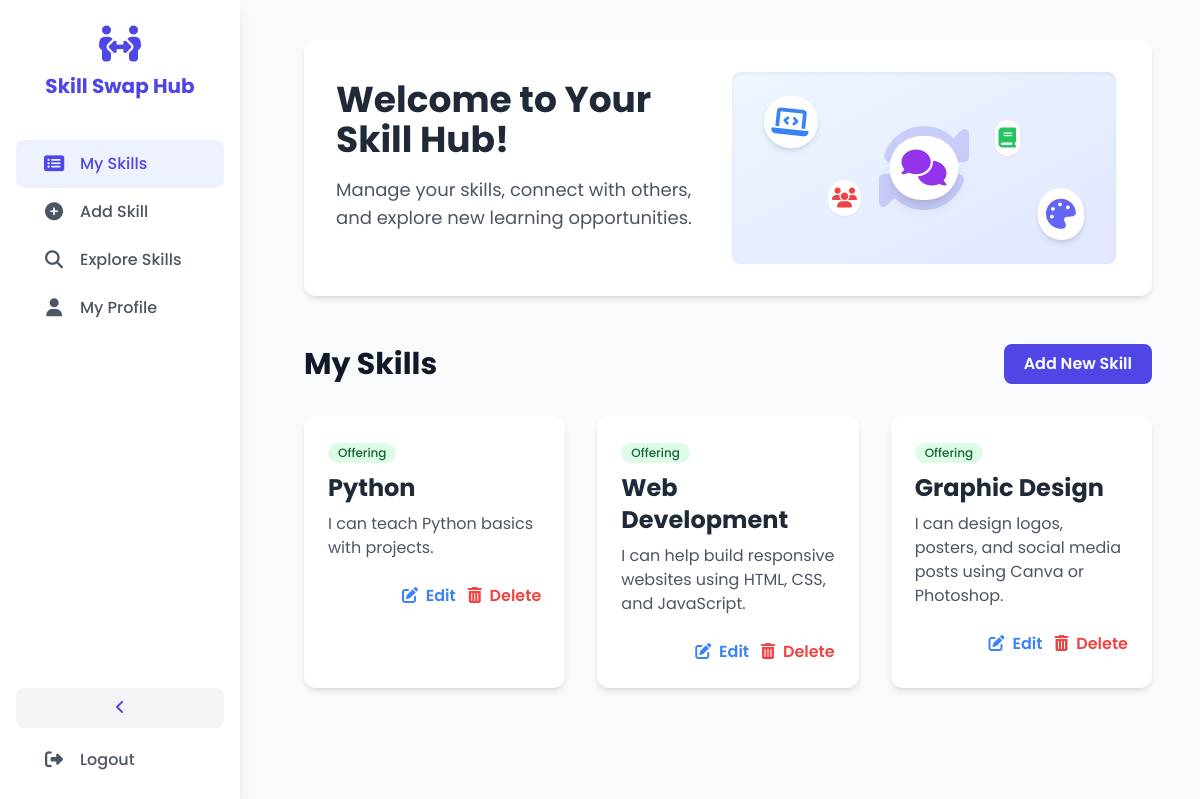
/dashboard/ (signed in), run on the app's committed database.
### skills/models.py (models this page shows, shortened)
class Skill(models.Model):
    SKILL_TYPE_CHOICES = [
        ('offer', 'Offering'),
        ('request', 'Requesting'),
    ]
    user = models.ForeignKey(User, on_delete=models.CASCADE)
    title = models.CharField(max_length=100)
    description = models.TextField()
    skill_type = models.CharField(max_length=10, choices=SKILL_TYPE_CHOICES)
    created_at = models.DateTimeField(auto_now_add=True)

### skills/views.py (the view)
# urls.py: path('dashboard/', views.dashboard_view, name='dashboard'),
@login_required(login_url='login')
def dashboard_view(request):
    skills = Skill.objects.filter(user=request.user)
    context = {'skills': skills}
    return render(request, 'dashboard.html', context)

### templates/dashboard.html (shortened to what this page needs)
{% extends 'base.html' %}
{% block content %}
<div class="relative min-h-screen md:flex">
  <div id="sidebar" class="sidebar bg-white absolute inset-y-0 left-0 transform md:relative md:translate-x-0 sidebar-closed md:flex md:flex-col md:justify-between shadow-lg z-30">
    <div>
      <div class="logo-section">
        <a href="{% url 'index' %}" class="sidebar-logo-link inline-flex flex-col items-center justify-center w-full">
          <i class="fas fa-people-arrows text-4xl text-[#4f46e5]"></i>
          <span class="sidebar-text block text-xl font-bold text-[#4f46e5] mt-2">Skill Swap Hub</span>
        </a>
      </div>
      <nav class="mt-4 px-4">
        <a href="{% url 'dashboard' %}" class="sidebar-nav-link active"><i class="fas fa-list-alt fa-fw"></i><span class="sidebar-text ml-3">My Skills</span></a>
        <a href="{% url 'add_skill' %}" class="sidebar-nav-link"><i class="fas fa-plus-circle fa-fw"></i><span class="sidebar-text ml-3">Add Skill</span></a>
        <a href="{% url 'listings' %}" class="sidebar-nav-link"><i class="fas fa-search fa-fw"></i><span class="sidebar-text ml-3">Explore Skills</span></a>
        <a href="{% url 'profile' %}" class="sidebar-nav-link"><i class="fas fa-user fa-fw"></i><span class="sidebar-text ml-3">My Profile</span></a>
      </nav>
    </div>
    <div class="p-4">
      <button id="desktop-sidebar-toggle" class="hidden md:block w-full text-center p-2 bg-gray-100 hover:bg-gray-200 rounded-lg mb-2 text-[#4f46e5]">
        <i class="fas fa-angle-left transition-transform duration-300"></i>
      </button>
      <a href="{% url 'logout' %}" class="sidebar-nav-link"><i class="fas fa-sign-out-alt fa-fw"></i><span class="sidebar-text ml-3">Logout</span></a>
    </div>
  </div>
  <main id="main-content" class="flex-1 py-6 px-8 md:py-10 md:px-12">
    <div class="bg-white rounded-xl shadow-md p-8 mb-12 flex flex-col md:flex-row items-center justify-between relative overflow-hidden">
      <div class="md:w-1/2 text-center md:text-left z-10">
        <h2 class="text-4xl font-bold text-gray-800 mb-4">Welcome to Your Skill Hub!</h2>
        <p class="text-gray-600 text-lg mb-6 max-w-md mx-auto md:mx-0">
          Manage your skills, connect with others, and explore new learning opportunities.
        </p>
      </div>
      <div class="md:w-1/2 flex justify-center items-center mt-8 md:mt-0 relative z-0">
        <div class="relative w-full max-w-sm h-48 bg-gradient-to-br from-blue-50 to-indigo-100 rounded-lg shadow-inner flex items-center justify-center p-4">
          <div class="absolute top-6 left-8 bg-white p-2 rounded-full shadow-md transform rotate-6">
            <i class="fas fa-laptop-code text-3xl text-blue-500"></i>
          </div>
          <div class="absolute bottom-6 right-8 bg-white p-2 rounded-full shadow-md transform -rotate-6">
            <i class="fas fa-palette text-3xl text-indigo-500"></i>
          </div>
          <div class="absolute top-1/2 left-1/2 transform -translate-x-1/2 -translate-y-1/2 bg-white p-3 rounded-full shadow-lg">
            <i class="fas fa-comments text-4xl text-purple-600"></i>
          </div>
          <div class="absolute top-1/4 right-1/4 bg-white p-1 rounded-full shadow-sm">
            <i class="fas fa-book text-xl text-green-500"></i>
          </div>
          <div class="absolute bottom-1/4 left-1/4 bg-white p-1 rounded-full shadow-sm">
            <i class="fas fa-users text-xl text-red-500"></i>
          </div>
        </div>
      </div>
    </div>
    <div class="flex justify-between items-center mb-8">
      <h1 class="text-3xl font-bold">My Skills</h1>
      <a href="{% url 'add_skill' %}" class="btn-primary text-white px-5 py-2 rounded-lg font-semibold">Add New Skill</a>
    </div>
    <div class="grid grid-cols-1 md:grid-cols-2 lg:grid-cols-3 gap-8">
      {% for skill in skills %}
      <div class="bg-white rounded-xl shadow-md overflow-hidden skill-card">
        <div class="p-6">
          <div class="mb-2">
            {% if skill.skill_type == 'offer' %}
            <span class="bg-green-100 text-green-800 text-xs font-medium px-2.5 py-0.5 rounded-full inline-block">Offering</span>
            {% else %}
            <span class="bg-yellow-100 text-yellow-800 text-xs font-medium px-2.5 py-0.5 rounded-full inline-block">Requesting</span>
            {% endif %}
          </div>
          <h2 class="text-2xl font-bold text-gray-800 mb-2">{{ skill.title }}</h2>
          <p class="text-gray-600 mt-2">{{ skill.description }}</p>
          <div class="mt-6 flex justify-end space-x-3">
            <a href="{% url 'edit_skill' skill.id %}" class="text-blue-500 hover:text-blue-700 font-semibold"><i class="fas fa-edit mr-1"></i> Edit</a>
            <button class="text-red-500 hover:text-red-700 font-semibold delete-btn" data-url="{% url 'delete_skill' skill.id %}">
              <i class="fas fa-trash-alt mr-1"></i> Delete
            </button>
          </div>
        </div>
      </div>
      {% empty %}
      <div class="bg-white rounded-xl shadow-md p-8 text-center col-span-full">
        <i class="fas fa-clipboard-list text-6xl text-gray-300 mb-4"></i>
        <p class="text-gray-500 text-lg">You haven't added any skills yet.</p>
        <p class="text-gray-500 mt-2">Click "Add New Skill" above to get started!</p>
      </div>
      {% endfor %}
    </div>
  </main>
</div>
{% endblock %}

### static/css/style.css (style rules this page uses)
body { font-family: 'Poppins', sans-serif; background-color: #f7f9fc; color: #111827; opacity: 0; transition: opacity 0.16s cubic-bezier(0.4, 0, 0.2, 1); }
body.page-loaded { opacity: 1; }
button, a, .btn-primary, .btn-secondary, .sidebar-nav-link, .contact-btn, .delete-btn, #offer-btn, #request-btn, #desktop-sidebar-toggle, #mobile-menu-button { -webkit-tap-highlight-color: transparent; }
.btn-primary { background-color: #4f46e5; transition: background-color 0.2s cubic-bezier(0.4, 0, 0.2, 1), transform 0.15s cubic-bezier(0.4, 0, 0.2, 1), box-shadow 0.2s cubic-bezier(0.4, 0, 0.2, 1); cursor: pointer; }
.skill-card { transition: transform 0.25s cubic-bezier(0.4, 0, 0.2, 1), box-shadow 0.25s cubic-bezier(0.4, 0, 0.2, 1), border-color 0.2s ease, opacity 0.2s ease; }
.sidebar { width: 15rem; flex-shrink: 0; will-change: width; }
.sidebar.sidebar-ready { transition: width 0.3s cubic-bezier(0.4, 0, 0.2, 1); }
main#main-content { margin-left: 1rem; will-change: margin-left; transition: margin-left 0.3s cubic-bezier(0.4, 0, 0.2, 1); }
.logo-section { padding: 1.5rem; text-align: center; }
.sidebar-nav-link { display: flex; align-items: center; padding: 0.75rem 1.5rem; border-radius: 0.5rem; transition: all 0.2s cubic-bezier(0.4, 0, 0.2, 1); font-weight: 500; cursor: pointer; }
.sidebar-nav-link.active { background-color: #eef2ff; color: #4f46e5; }
.sidebar-nav-link:not(.active) { color: #4b5563; }
.sidebar-nav-link i { font-size: 1.125rem; width: 1.75rem; text-align: center; transition: transform 0.2s ease; }

### templates/base.html (style rules this page uses)
body { opacity: 0; transition: opacity 0.16s cubic-bezier(0.4, 0, 0.2, 1); }
body.page-loaded { opacity: 1; }
.sidebar { width: 15rem; visibility: hidden; opacity: 0; }
.sidebar.sidebar-ready { visibility: visible; opacity: 1; transition: width 0.3s ease-in-out, opacity 0.2s ease-in-out; }
.sidebar-text { opacity: 1; transition: opacity 0.2s ease-in-out; }
main#main-content { margin-left: 1rem; transition: margin-left 0.3s ease-in-out; }

### data on the page
Skill: skill_type "Offering", title "Python", description "I can teach Python basics with projects."
Skill: skill_type "Offering", title "Web Development", description "I can help build responsive websites using HTML, CSS, and JavaScript."
Skill: skill_type "Offering", title "Graphic Design", description "I can design logos, posters, and social media posts using Canva or Photoshop."
